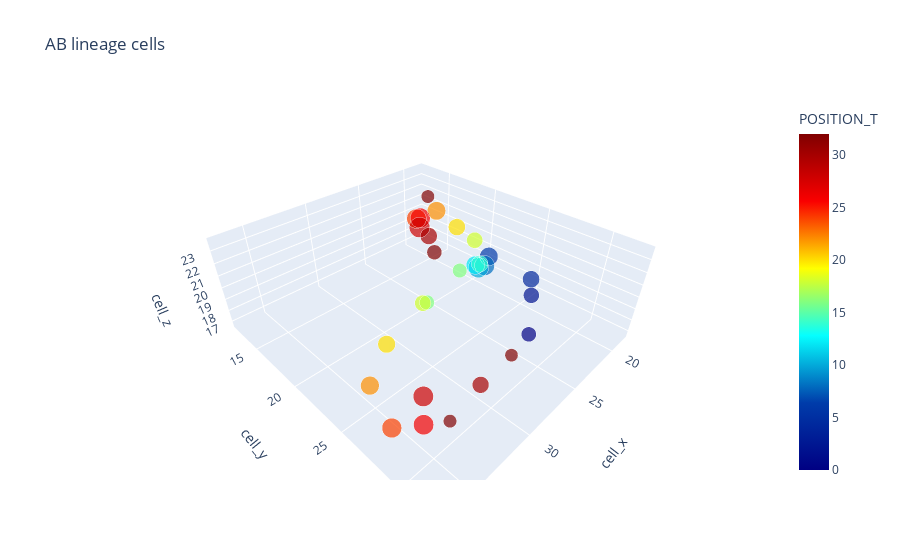

Notebook source saved alongside this figure:
### Markdown cell above
This gives us a good impression on where do the cell move as the development progress. 
But this is just a XY view. 
We can generate an interactive 3D view by using another plotly express function:

### Code cell
fig4 = px.scatter_3d(
    df,
    x="cell_x",
    y="cell_y",
    z="cell_z",
    color="POSITION_T",
    size="RADIUS",
    hover_name="name",
    title="AB lineage cells",
    color_continuous_scale='jet',
)

# Square the figure
fig4.update_xaxes(
    scaleanchor="y",
    scaleratio=1,
)
fig4.update_layout(
        showlegend=False,
        # Transparent background:
        plot_bgcolor='rgba(0, 0, 0, 0)',
        paper_bgcolor='rgba(0, 0, 0, 0)',
    )

fig4.show()

### Figure 1 — Plotly figure (JSON) as saved in the notebook; plotly's stock layout.template omitted (floating-point values rounded to 4 significant figures)
{"data": [{"hovertemplate": "<b>%{hovertext}</b><br><br>cell_x=%{x}<br>cell_y=%{y}<br>cell_z=%{z}<br>RADIUS=%{marker.size}<br>POSITION_T=%{marker.color}<extra></extra>", "hovertext": ["AB", "AB", "AB", "AB", "AB", "AB", "AB", "AB", "AB.a", "AB.p", "AB.a", "AB.p", "AB.a", "AB.p", "AB.a", "AB.p", "AB.a", "AB.p", "AB.a", "AB.p", "AB.a", "AB.p", "AB.a", "AB.p", "AB.al", "AB.pl", "AB.ar", "AB.pr"], "legendgroup": "", "marker": {"color": [0.0, 2.0, 4.0, 6.0, 8.0, 10.0, 12.0, 14.0, 16.0, 16.0, 18.0, 18.0, 20.0, 20.0, 22.0, 22.0, 24.0, 24.0, 26.0, 26.0, 28.0, 28.0, 30.0, 30.0, 32.0, 32.0, 32.0, 32.0], "coloraxis": "coloraxis", "size": [2.345, 2.617, 3.027, 3.499, 4.149, 4.288, 3.518, 2.89, 2.178, 2.288, 2.693, 2.725, 2.989, 3.212, 3.499, 3.623, 3.976, 4.062, 4.176, 4.215, 4.38, 4.271, 2.975, 2.904, 2.306, 1.857, 1.845, 1.798], "sizemode": "area", "sizeref": 0.01095, "symbol": "circle"}, "mode": "markers", "name": "", "scene": "scene", "showlegend": false, "type": "scatter3d", "x": [24.99, 24.1, 21.56, 20.63, 19.55, 20.79, 20.76, 20.94, 20.44, 27.64, 18.92, 28.64, 18.94, 33.32, 18.41, 35.99, 19.18, 36.94, 19.88, 36.24, 20.49, 35.16, 21.09, 32.49, 19.37, 32.85, 21.74, 32.17], "y": [28.92, 28.15, 26.49, 21.94, 20.79, 21.12, 20.77, 21.34, 18.85, 22.07, 19.07, 22.67, 17.02, 24.37, 14.03, 26.07, 12.19, 28.93, 13.41, 30.46, 13.95, 29.35, 15.72, 30.83, 14.74, 29.17, 16.27, 32.18], "z": [18.66, 20.99, 20.26, 19.81, 17.98, 18.48, 18.55, 19.0, 17.0, 19.06, 19.48, 19.85, 19.98, 20.19, 20.33, 19.98, 19.17, 19.87, 19.9, 20.86, 19.39, 21.08, 19.42, 20.99, 16.66, 17.0, 23.45, 23.74]}], "layout": {"coloraxis": {"colorbar": {"title": {"text": "POSITION_T"}}, "colorscale": [[0, "rgb(0,0,131)"], [0.2, "rgb(0,60,170)"], [0.4, "rgb(5,255,255)"], [0.6, "rgb(255,255,0)"], [0.8, "rgb(250,0,0)"], [1, "rgb(128,0,0)"]]}, "legend": {"itemsizing": "constant", "tracegroupgap": 0}, "paper_bgcolor": "rgba(0, 0, 0, 0)", "plot_bgcolor": "rgba(0, 0, 0, 0)", "scene": {"domain": {"x": [0, 1], "y": [0, 1]}, "xaxis": {"title": {"text": "cell_x"}}, "yaxis": {"title": {"text": "cell_y"}}, "zaxis": {"title": {"text": "cell_z"}}}, "showlegend": false, "title": {"text": "AB lineage cells"}, "xaxis": {"scaleanchor": "y", "scaleratio": 1}}}
